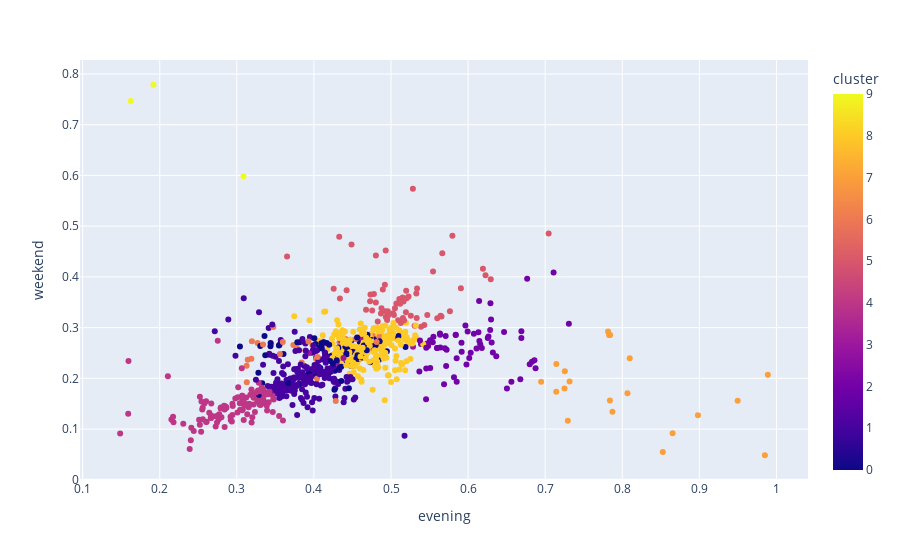

The cell this chart's notebook holds for it:
### Code cell
fig = px.scatter(features, x='evening', y='weekend', color='cluster', hover_name=features.function, hover_data=features[['ID']])
# make the figure bigger
plt.figure(figsize=(100, 10))
fig.update_traces(mode="markers")   
fig.show()

### Figure 1 — Plotly figure (JSON) as saved in the notebook; plotly's stock layout.template omitted (floating-point values rounded to 4 significant figures; data arrays with more than 128 entries replaced by an {"elided": "..."} marker saying what was removed)
{"data": [{"customdata": {"elided": "848x1 int values"}, "hovertemplate": "<b>%{hovertext}</b><br><br>evening=%{x}<br>weekend=%{y}<br>ID=%{customdata[0]}<br>cluster=%{marker.color}<extra></extra>", "hovertext": {"elided": "848 str values"}, "legendgroup": "", "marker": {"color": {"elided": "848 int values"}, "coloraxis": "coloraxis", "symbol": "circle"}, "mode": "markers", "name": "", "orientation": "v", "showlegend": false, "type": "scatter", "x": {"elided": "848 float values"}, "xaxis": "x", "y": {"elided": "848 float values"}, "yaxis": "y"}], "layout": {"coloraxis": {"colorbar": {"title": {"text": "cluster"}}, "colorscale": [[0, "#0d0887"], [0.1111, "#46039f"], [0.2222, "#7201a8"], [0.3333, "#9c179e"], [0.4444, "#bd3786"], [0.5556, "#d8576b"], [0.6667, "#ed7953"], [0.7778, "#fb9f3a"], [0.8889, "#fdca26"], [1, "#f0f921"]]}, "legend": {"tracegroupgap": 0}, "margin": {"t": 60}, "xaxis": {"anchor": "y", "domain": [0, 1], "title": {"text": "evening"}}, "yaxis": {"anchor": "x", "domain": [0, 1], "title": {"text": "weekend"}}}}
